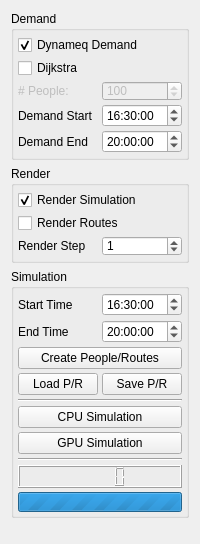
       <widget class="QWidget" name="tab_6">
        <attribute name="title">
         <string>New</string>
        </attribute>
        <layout class="QGridLayout" name="gridLayout_13">
         <item row="3" column="0">
          <spacer name="verticalSpacer_7">
           <property name="orientation">
            <enum>Qt::Vertical</enum>
           </property>
           <property name="sizeHint" stdset="0">
            <size>
             <width>20</width>
             <height>15</height>
            </size>
           </property>
          </spacer>
         </item>
         <item row="2" column="0">
          <widget class="QGroupBox" name="groupBox_13">
           <property name="title">
            <string>Simulation</string>
           </property>
           <layout class="QGridLayout" name="gridLayout_18">
            <property name="leftMargin">
             <number>4</number>
            </property>
            <property name="topMargin">
             <number>4</number>
            </property>
            <property name="rightMargin">
             <number>4</number>
            </property>
            <property name="bottomMargin">
             <number>3</number>
            </property>
            <property name="spacing">
             <number>4</number>
            </property>
            <item row="11" column="0" colspan="2">
             <widget class="QProgressBar" name="progressBar">
              <property name="minimumSize">
               <size>
                <width>0</width>
                <height>20</height>
               </size>
              </property>
              <property name="maximumSize">
               <size>
                <width>16777215</width>
                <height>20</height>
               </size>
              </property>
              <property name="maximum">
               <number>0</number>
              </property>
              <property name="value">
               <number>0</number>
              </property>
              <property name="textVisible">
               <bool>false</bool>
              </property>
             </widget>
            </item>
            <item row="2" column="0">
             <widget class="QLabel" name="label_18">
              <property name="text">
               <string>End Time</string>
              </property>
             </widget>
            </item>
            <item row="0" column="0">
             <widget class="QLabel" name="label_19">
              <property name="maximumSize">
               <size>
                <width>16777215</width>
                <height>25</height>
               </size>
              </property>
              <property name="text">
               <string>Start Time</string>
              </property>
             </widget>
            </item>
            <item row="7" column="0" colspan="2">
             <widget class="QPushButton" name="bCPUSimulateButton">
              <property name="minimumSize">
               <size>
                <width>0</width>
                <height>0</height>
               </size>
              </property>
              <property name="maximumSize">
               <size>
                <width>16777215</width>
                <height>23</height>
               </size>
              </property>
              <property name="text">
               <string>CPU Simulation</string>
              </property>
             </widget>
            </item>
            <item row="0" column="1">
             <widget class="QTimeEdit" name="stratTimeEdit">
              <property name="time">
               <time>
                <hour>16</hour>
                <minute>30</minute>
                <second>0</second>
               </time>
              </property>
             </widget>
            </item>
            <item row="2" column="1">
             <widget class="QTimeEdit" name="endTimeEdit">
              <property name="time">
               <time>
                <hour>20</hour>
                <minute>0</minute>
                <second>0</second>
               </time>
              </property>
             </widget>
            </item>
            <item row="4" column="0" colspan="2">
             <widget class="QPushButton" name="bCreatePeopleButton">
              <property name="minimumSize">
               <size>
                <width>0</width>
                <height>11</height>
               </size>
              </property>
              <property name="maximumSize">
               <size>
                <width>16777215</width>
                <height>25</height>
               </size>
              </property>
              <property name="text">
               <string>Create People/Routes</string>
              </property>
             </widget>
            </item>
            <item row="5" column="0">
             <widget class="QPushButton" name="bLoadPeopleButton">
              <property name="minimumSize">
               <size>
                <width>0</width>
                <height>11</height>
               </size>
              </property>
              <property name="maximumSize">
               <size>
                <width>16777215</width>
                <height>25</height>
               </size>
              </property>
              <property name="text">
               <string>Load P/R</string>
              </property>
             </widget>
            </item>
            <item row="5" column="1">
             <widget class="QPushButton" name="bSavePeopleButton">
              <property name="minimumSize">
               <size>
                <width>0</width>
                <height>11</height>
               </size>
              </property>
              <property name="maximumSize">
               <size>
                <width>16777215</width>
                <height>25</height>
               </size>
              </property>
              <property name="text">
               <string>Save P/R</string>
              </property>
             </widget>
            </item>
            <item row="9" column="0" colspan="2">
             <widget class="Line" name="line_3">
              <property name="orientation">
               <enum>Qt::Horizontal</enum>
              </property>
             </widget>
            </item>
            <item row="10" column="0" colspan="2">
             <widget class="QLCDNumber" name="bTimeLCD"/>
            </item>
            <item row="6" column="0" colspan="2">
             <widget class="Line" name="line_4">
              <property name="orientation">
               <enum>Qt::Horizontal</enum>
              </property>
             </widget>
            </item>
            <item row="8" column="0" colspan="2">
             <widget class="QPushButton" name="bGPUSimulateButton">
              <property name="maximumSize">
               <size>
                <width>16777215</width>
                <height>23</height>
               </size>
              </property>
              <property name="text">
               <string>GPU Simulation</string>
              </property>
             </widget>
            </item>
           </layout>
          </widget>
         </item>
         <item row="0" column="0">
          <widget class="QGroupBox" name="groupBox_14">
           <property name="title">
            <string>Demand</string>
           </property>
           <layout class="QGridLayout" name="gridLayout_19">
            <property name="leftMargin">
             <number>4</number>
            </property>
            <property name="topMargin">
             <number>4</number>
            </property>
            <property name="rightMargin">
             <number>4</number>
            </property>
            <property name="bottomMargin">
             <number>4</number>
            </property>
            <property name="spacing">
             <number>3</number>
            </property>
            <item row="3" column="0">
             <widget class="QLabel" name="label_21">
              <property name="maximumSize">
               <size>
                <width>16777215</width>
                <height>25</height>
               </size>
              </property>
              <property name="text">
               <string>Demand Start</string>
              </property>
             </widget>
            </item>
            <item row="2" column="0">
             <widget class="QLabel" name="label_15">
              <property name="enabled">
               <bool>false</bool>
              </property>
              <property name="maximumSize">
               <size>
                <width>16777215</width>
                <height>25</height>
               </size>
              </property>
              <property name="text">
               <string># People:</string>
              </property>
             </widget>
            </item>
            <item row="2" column="1">
             <widget class="QSpinBox" name="bNumPeopleSpinBox">
              <property name="enabled">
               <bool>false</bool>
              </property>
              <property name="maximumSize">
               <size>
                <width>16777215</width>
                <height>20</height>
               </size>
              </property>
              <property name="minimum">
               <number>1</number>
              </property>
              <property name="maximum">
               <number>450000</number>
              </property>
              <property name="value">
               <number>100</number>
              </property>
             </widget>
            </item>
            <item row="3" column="1">
             <widget class="QTimeEdit" name="demandStratTimeEdit">
              <property name="time">
               <time>
                <hour>16</hour>
                <minute>30</minute>
                <second>0</second>
               </time>
              </property>
             </widget>
            </item>
            <item row="4" column="0">
             <widget class="QLabel" name="label_20">
              <property name="text">
               <string>Demand End</string>
              </property>
             </widget>
            </item>
            <item row="4" column="1">
             <widget class="QTimeEdit" name="demandEndTimeEdit">
              <property name="time">
               <time>
                <hour>20</hour>
                <minute>0</minute>
                <second>0</second>
               </time>
              </property>
             </widget>
            </item>
            <item row="0" column="0" colspan="2">
             <widget class="QCheckBox" name="bDynameqDemandCheckBox">
              <property name="text">
               <string>Dynameq Demand</string>
              </property>
              <property name="checked">
               <bool>true</bool>
              </property>
             </widget>
            </item>
            <item row="1" column="0" colspan="2">
             <widget class="QCheckBox" name="bRoutingDijkstraCheckBox">
              <property name="text">
               <string>Dijkstra</string>
              </property>
              <property name="checked">
               <bool>false</bool>
              </property>
             </widget>
            </item>
           </layout>
          </widget>
         </item>
         <item row="1" column="0">
          <widget class="QGroupBox" name="groupBox_11">
           <property name="title">
            <string>Render</string>
           </property>
           <layout class="QGridLayout" name="gridLayout_16">
            <property name="leftMargin">
             <number>4</number>
            </property>
            <property name="topMargin">
             <number>4</number>
            </property>
            <property name="rightMargin">
             <number>4</number>
            </property>
            <property name="bottomMargin">
             <number>4</number>
            </property>
            <property name="spacing">
             <number>3</number>
            </property>
            <item row="4" column="0">
             <widget class="QLabel" name="label_7">
              <property name="text">
               <string>Render Step</string>
              </property>
             </widget>
            </item>
            <item row="4" column="1">
             <widget class="QSpinBox" name="bRenderStepSpinBox">
              <property name="maximumSize">
               <size>
                <width>16777215</width>
                <height>20</height>
               </size>
              </property>
              <property name="minimum">
               <number>0</number>
              </property>
              <property name="value">
               <number>1</number>
              </property>
             </widget>
            </item>
            <item row="2" column="0" colspan="2">
             <widget class="QCheckBox" name="bRenderSimulationCheckBox">
              <property name="text">
               <string>Render Simulation</string>
              </property>
              <property name="checked">
               <bool>true</bool>
              </property>
             </widget>
            </item>
            <item row="3" column="0" colspan="2">
             <widget class="QCheckBox" name="bRenderRoutesCheckBox">
              <property name="text">
               <string>Render Routes</string>
              </property>
             </widget>
            </item>
           </layout>
          </widget>
         </item>
        </layout>
       </widget>
